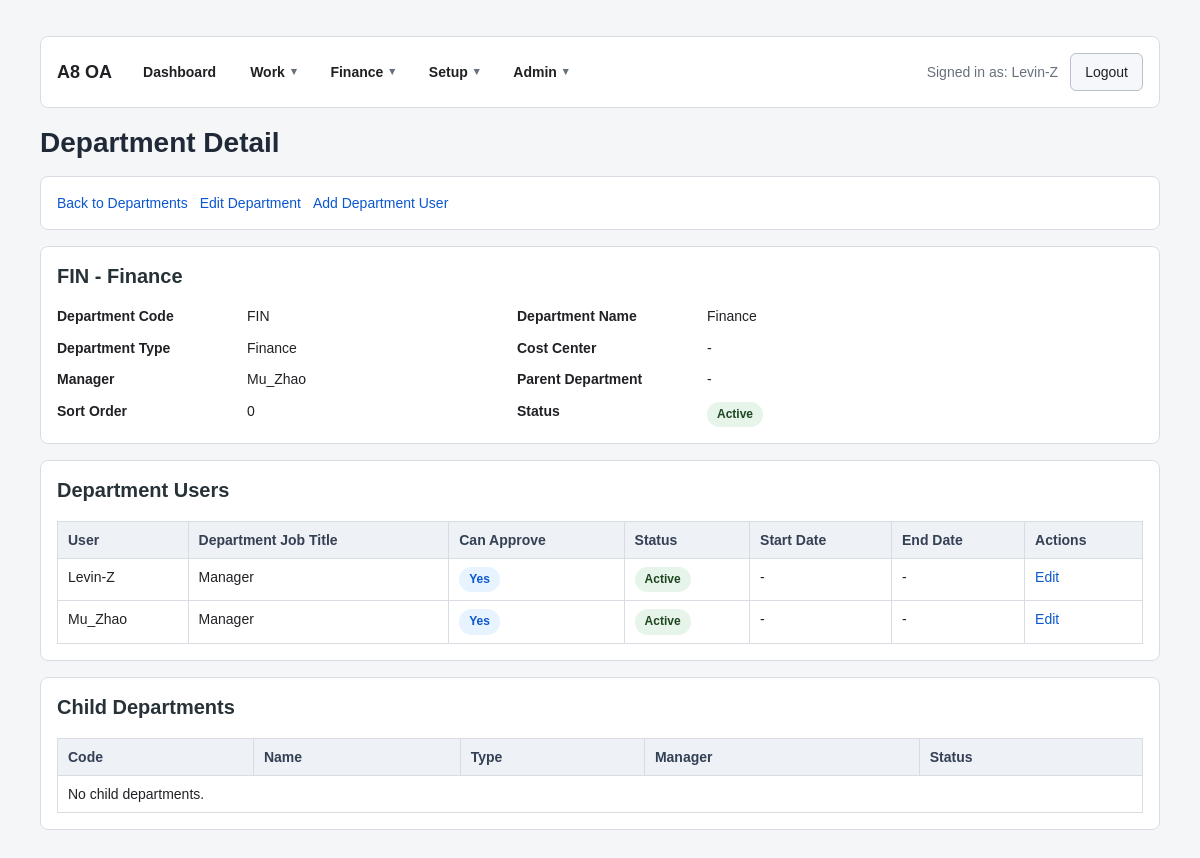
Page /accounts/departments/4/ (signed in) on the committed database.
### accounts/models.py (models this page shows, shortened)
class User(AbstractUser):
    employee_id = models.CharField(max_length=30, blank=True, default="")
    display_name = models.CharField(max_length=150, blank=True, default="")
    job_title = models.CharField(max_length=100, blank=True, default="")
    phone = models.CharField(max_length=30, blank=True, default="")
    approval_level = models.CharField(
        max_length=20,
        choices=ApprovalLevel,
        default=ApprovalLevel.STAFF,
    )
    primary_department = models.ForeignKey(
        "Department",
        null=True,
        blank=True,
        on_delete=models.SET_NULL,
        related_name="primary_users",
    )
    can_approve_all_departments = models.BooleanField(default=False)
    class Meta:
        db_table = "PS_A8_USER"
        verbose_name = "User"
        verbose_name_plural = "Users"
    def __str__(self):
        return self.display_name or self.username

class Department(models.Model):
    dept_code = models.CharField(max_length=30, unique=True)
    dept_name = models.CharField(max_length=100)
    dept_type = models.CharField(
    max_length=20,
    choices=DepartmentType,
    default=DepartmentType.GENERAL,
    )
    cost_center = models.CharField(max_length=30, blank=True, default="")
    manager = models.ForeignKey(
        settings.AUTH_USER_MODEL,
        null=True,
        blank=True,
        on_delete=models.SET_NULL,
        related_name="managed_departments",
    )
    parent_department = models.ForeignKey(
        "self",
        null=True,
        blank=True,
        on_delete=models.SET_NULL,
        related_name="child_departments",
    )
    is_active = models.BooleanField(default=True)
    sort_order = models.PositiveIntegerField(default=0)
    class Meta:
        db_table = "PS_A8_DEPT"
        verbose_name = "Department"
        verbose_name_plural = "Departments"
        ordering = ["sort_order", "dept_code"]

class UserDepartment(models.Model):
    user = models.ForeignKey(
        settings.AUTH_USER_MODEL,
        on_delete=models.CASCADE,
        related_name="department_links",
    )
    department = models.ForeignKey(
        Department,
        on_delete=models.CASCADE,
        related_name="user_links",
    )
    dept_job_title = models.CharField(max_length=100, blank=True, default="")
    can_approve = models.BooleanField(default=False)
    is_active = models.BooleanField(default=True)
    start_date = models.DateField(null=True, blank=True)
    end_date = models.DateField(null=True, blank=True)
    class Meta:
        db_table = "PS_A8_USR_DEPT"
        verbose_name = "User Department"
        verbose_name_plural = "User Departments"
        ordering = ["user", "department"]
        unique_together = ("user", "department")

### accounts/views.py (the view)
# urls.py: path("departments/<int:pk>/", views.department_detail, name="department_detail"),
@login_required
def department_detail(request, pk):
    _enforce_department_admin(request.user)
    department = get_object_or_404(
        Department.objects.select_related("manager", "parent_department"),
        pk=pk,
    )
    _decorate_department(department)
    user_links = (
        UserDepartment.objects.filter(department=department)
        .select_related("user")
        .order_by("-is_active", "-can_approve", "user__username")
    )
    child_departments = department.child_departments.select_related("manager").order_by(
        "sort_order",
        "dept_code",
    )
    context = {
        "department": department,
        "user_links": user_links,
        "child_departments": child_departments,
        "user_link_create_url": reverse("accounts:department_user_link_create", args=[department.id]),
    }
    return render(request, "accounts/department_detail.html", context)

### accounts/views.py (called while the page is built)
def _user_can_manage_departments(user):
    return bool(user and user.is_authenticated and (user.is_staff or user.is_superuser))

def _enforce_department_admin(user):
    if not _user_can_manage_departments(user):
        raise PermissionDenied("You do not have permission to manage departments.")

def _decorate_department(department):
    department.detail_url = reverse("accounts:department_detail", args=[department.id])
    department.edit_url = reverse("accounts:department_edit", args=[department.id])
    return department

### common/context_processors.py (called while the page is built)
def top_navigation(request):
    can_create_project = False
    if request.user.is_authenticated:
        can_create_project = user_can_create_project(request.user)
    return {
        "top_navigation": build_navigation_for_user(request.user, request),
        "can_create_project": can_create_project,
        "can_view_system_setup": can_view_system_setup(request.user),
    }

### common/navigation.py (called while the page is built)
def _can_work(user):
    return user.is_authenticated

def _can_accounting(user):
    return can_perform_accounting_work(user)

def _can_setup(user):
    return can_manage_finance_setup(user)

def _can_admin(user):
    return can_use_django_admin(user)

def _can_system_setup(user):
    return can_view_system_setup(user)

def _can_create_project(user):
    return user.is_authenticated and user_can_create_project(user)

def _item(label, route_name, *, permission=None, active_names=None):
    active_names = active_names or [route_name]
    return {
        "label": label,
        "url": reverse(route_name),
        "permission": permission or _can_work,
        "active_names": active_names,
        "active": False,
    }

def _group(label, items):
    return {
        "label": label,
        "items": items,
        "active": False,
    }

def _mark_active(items, current_route_name):
    for item in items:
        item["active"] = current_route_name in item["active_names"]
    return items

### common/permissions.py (called while the page is built)
def can_perform_accounting_work(user):
    return bool(
        user
        and user.is_authenticated
        and (user.is_staff or user_has_any_role(user, ACCOUNTING_ROLES))
    )

def can_manage_finance_setup(user):
    return bool(
        user
        and user.is_authenticated
        and (user.is_superuser or user_has_any_role(user, FINANCE_SETUP_ROLES))
    )

def can_view_system_setup(user):
    return bool(
        user
        and user.is_authenticated
        and (user.is_superuser or user.is_staff or user_has_any_role(user, SYSTEM_SETUP_ROLES))
    )

### accounts/templates/accounts/department_detail.html (shortened to what this page needs)
{% extends "purchase/base.html" %}
{% block page_title %}Department Detail{% endblock %}
{% block content %}
<div class="card">
    <div class="action-row">
        <a href="{% url 'accounts:department_list' %}">Back to Departments</a>
        <a href="{{ department.edit_url }}">Edit Department</a>
        <a href="{{ user_link_create_url }}">Add Department User</a>
    </div>
</div>
<div class="card">
    <h2>{{ department.dept_code }} - {{ department.dept_name }}</h2>
    <div class="summary-grid">
        <div class="summary-label">Department Code</div>
        <div>{{ department.dept_code }}</div>
        <div class="summary-label">Department Name</div>
        <div>{{ department.dept_name }}</div>
        <div class="summary-label">Department Type</div>
        <div>{{ department.get_dept_type_display }}</div>
        <div class="summary-label">Cost Center</div>
        <div>{{ department.cost_center|default:"-" }}</div>
        <div class="summary-label">Manager</div>
        <div>{{ department.manager|default:"-" }}</div>
        <div class="summary-label">Parent Department</div>
        <div>{{ department.parent_department|default:"-" }}</div>
        <div class="summary-label">Sort Order</div>
        <div>{{ department.sort_order }}</div>
        <div class="summary-label">Status</div>
        <div>
            {% if department.is_active %}
            <span class="badge badge-success">Active</span>
            {% else %}
            <span class="badge badge-dark">Inactive</span>
            {% endif %}
        </div>
    </div>
</div>
<div class="card">
    <h2>Department Users</h2>
    <table>
        <thead>
            <tr>
                <th>User</th>
                <th>Department Job Title</th>
                <th>Can Approve</th>
                <th>Status</th>
                <th>Start Date</th>
                <th>End Date</th>
                <th>Actions</th>
            </tr>
        </thead>
        <tbody>
            {% for link in user_links %}
            <tr>
                <td>{{ link.user }}</td>
                <td>{{ link.dept_job_title|default:"-" }}</td>
                <td>
                    {% if link.can_approve %}
                    <span class="badge badge-info">Yes</span>
                    {% else %}
                    -
                    {% endif %}
                </td>
                <td>
                    {% if link.is_active %}
                    <span class="badge badge-success">Active</span>
                    {% else %}
                    <span class="badge badge-dark">Inactive</span>
                    {% endif %}
                </td>
                <td>{{ link.start_date|default:"-" }}</td>
                <td>{{ link.end_date|default:"-" }}</td>
                <td>
                    <a href="{% url 'accounts:department_user_link_edit' department.id link.id %}">Edit</a>
                </td>
            </tr>
            {% empty %}
            <tr>
                <td colspan="7">No users linked to this department.</td>
            </tr>
            {% endfor %}
        </tbody>
    </table>
</div>
<div class="card">
    <h2>Child Departments</h2>
    <table>
        <thead>
            <tr>
                <th>Code</th>
                <th>Name</th>
                <th>Type</th>
                <th>Manager</th>
                <th>Status</th>
            </tr>
        </thead>
        <tbody>
            {% for child in child_departments %}
            <tr>
                <td>{{ child.dept_code }}</td>
                <td>{{ child.dept_name }}</td>
                <td>{{ child.get_dept_type_display }}</td>
                <td>{{ child.manager|default:"-" }}</td>
                <td>
                    {% if child.is_active %}
                    <span class="badge badge-success">Active</span>
                    {% else %}
                    <span class="badge badge-dark">Inactive</span>
                    {% endif %}
                </td>
            </tr>
            {% empty %}
            <tr>
                <td colspan="5">No child departments.</td>
            </tr>
            {% endfor %}
        </tbody>
    </table>
</div>
{% endblock %}

### templates/includes/top_nav.html (shortened to what this page needs)
<header class="top-nav card">
    {% if request.user.is_authenticated %}
    <div class="nav-brand">
        <a href="{% url 'dashboard:home' %}">A8 OA</a>
    </div>
    <nav class="nav-groups" aria-label="Primary navigation">
        {% if top_navigation.dashboard %}
        <a
            class="nav-direct-link{% if top_navigation.dashboard.active %} is-active{% endif %}"
            href="{{ top_navigation.dashboard.url }}"
        >
            {{ top_navigation.dashboard.label }}
        </a>
        {% endif %}
        {% for group in top_navigation.groups %}
            {% include "includes/dropdown_nav.html" with group=group %}
        {% endfor %}
    </nav>
    <div class="nav-user">
        <span class="muted">Signed in as: {{ request.user }}</span>
        <form method="post" action="{% url 'logout' %}" class="inline-form">
            <button type="submit" class="btn btn-secondary">Logout</button>
        </form>
    </div>
    {% else %}
    <div class="nav-brand">
        <a href="{% url 'login' %}">A8 OA</a>
    </div>
    <a href="{% url 'login' %}" class="btn btn-primary">Login</a>
    {% endif %}
</header>

### static/css/app.css (style rules this page uses)
* { box-sizing: border-box; }
html { min-height: 100%; }
body { min-height: 100%; margin: 0; background: #f5f6f8; color: #202124; font-family: Arial, sans-serif; font-size: 14px; line-height: 1.45; }
a { color: #0b57d0; text-decoration: none; }
.muted { color: #68707d; }
.top-nav { display: grid; grid-template-columns: auto minmax(0, 1fr) auto; gap: 18px; align-items: center; margin-bottom: 16px; overflow: visible; }
.nav-brand { font-size: 18px; font-weight: 700; white-space: nowrap; }
.nav-brand a { color: #202124; }
.nav-groups { display: flex; gap: 8px; flex-wrap: wrap; min-width: 0; }
.nav-direct-link, .nav-menu-trigger { display: inline-flex; min-height: 34px; align-items: center; padding: 8px 12px; border: 1px solid transparent; border-radius: 6px; background: transparent; color: #202124; font-weight: 700; white-space: nowrap; }
.nav-user { display: flex; gap: 12px; align-items: center; justify-content: flex-end; flex-wrap: wrap; }
.card { margin: 16px; padding: 16px; background: #ffffff; border: 1px solid #d9dde3; border-radius: 8px; }
.card h2 { margin-top: 0; margin-bottom: 18px; color: #263238; font-size: 20px; line-height: 1.3; }
.card .summary-grid { max-width: 900px; }
.summary-grid { display: grid; grid-template-columns: 170px minmax(220px, 1fr) 170px minmax(220px, 1fr); row-gap: 12px; column-gap: 20px; align-items: start; }
.summary-label { font-weight: 700; line-height: 1.4; }
.summary-grid > div { min-width: 0; line-height: 1.4; word-break: break-word; }
.summary-grid a, .summary-grid span, .summary-grid div { word-break: break-word; }
.action-row { display: flex; gap: 12px; flex-wrap: wrap; align-items: center; }
.inline-form { display: inline; margin: 0; }
button, .btn { display: inline-flex; align-items: center; justify-content: center; min-height: 34px; padding: 8px 14px; border: 1px solid #b8c0cc; border-radius: 6px; background: #ffffff; color: #202124; font: inherit; cursor: pointer; }
.btn-secondary { background: #f5f7fb; }
table, .data-table { width: 100%; border-collapse: collapse; background: #ffffff; }
th, td, .data-table th, .data-table td { padding: 8px 10px; border: 1px solid #d9dde3; text-align: left; vertical-align: top; }
th, .data-table th { background: #eef1f5; color: #344054; font-weight: 700; }
.badge { display: inline-block; padding: 4px 10px; border-radius: 999px; font-size: 12px; font-weight: 700; white-space: nowrap; }
.badge-success { background: #e6f4ea; color: #1e4620; }
.badge-info { background: #e7f3ff; color: #0b57d0; }

### rows in the picture
User: user "Levin-Z"
Department: dept_code "FIN", dept_name "Finance", dept_type "Finance", cost_center "-", manager "Mu_Zhao", parent_department "-", sort_order "0"
UserDepartment: user "Levin-Z", dept_job_title "Manager", can_approve "Yes", is_active "Active", start_date "-", end_date "-"
UserDepartment: user "Mu_Zhao", dept_job_title "Manager", can_approve "Yes", is_active "Active", start_date "-", end_date "-"

### other values in the picture
{{ top_navigation.dashboard.label }} "Dashboard"
{{ group.label }} "Work" "Finance" "Setup" "Admin"
